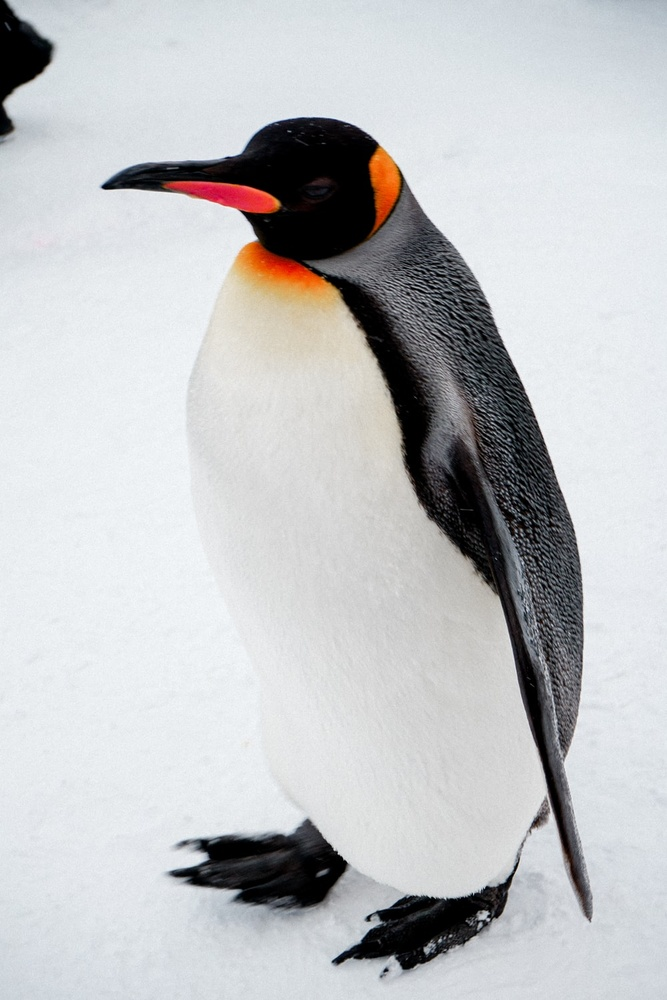
#> input picture open_cv/penguin.jpeg, 667 x 1000 px, shrunk from 1000 x 1500 before the run
$ python ROI.py
#> lines starting #> are read from the running program, lines starting #| are printed output that depends on the picture; after the words box and inside, x2 and y2 are one past the last pixel; in counts of white or black regions, pixels touching at a corner belong together
import cv2
import numpy as np

img = cv2.imread('penguin.jpeg',cv2.IMREAD_COLOR)
#> img is the input picture: shape (1000, 667, 3); mean B, G, R 197.4, 195.5, 194.1
img[55,55] = [255,255,255]
#> img: shape (1000, 667, 3); under 0.01% of pixels changed, all inside (x1, y1, x2, y2) = (55, 55, 56, 56)
px = img[55,55]
#> px = [255, 255, 255]
print(px)
#| [255 255 255]
img[100:150,100:150] = [255,255,255]
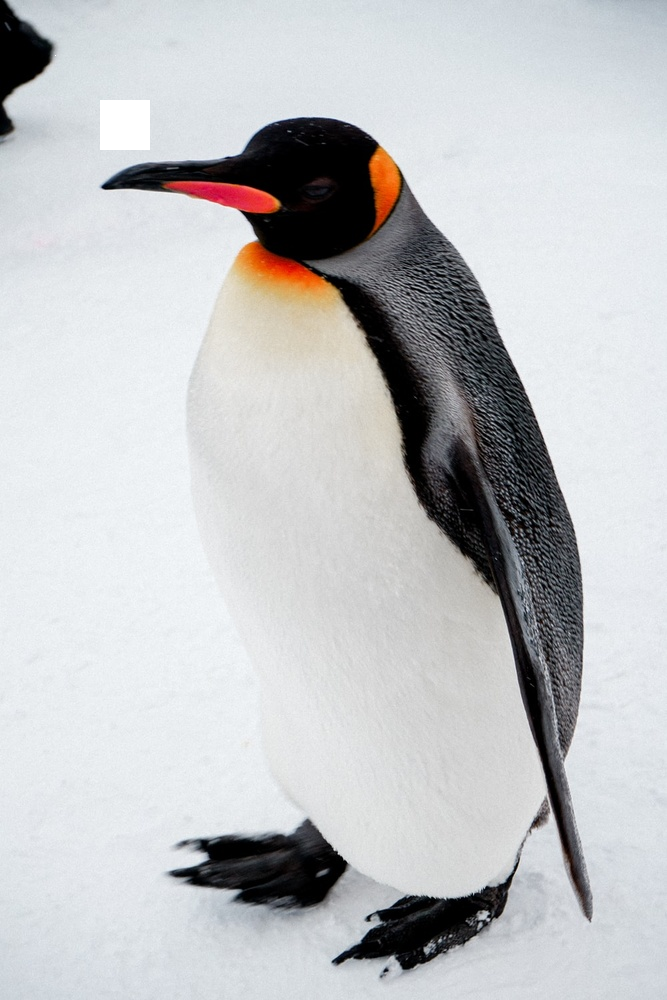
#> img: shape (1000, 667, 3); mean B, G, R 197.5, 195.6, 194.2
print(img.shape)
#| (1000, 667, 3)
print(img.size)
#| 2001000
print(img.dtype)
#| uint8
#img.size = 45000
cv2.imshow('image',img)
pen = img[37:111,107:194]
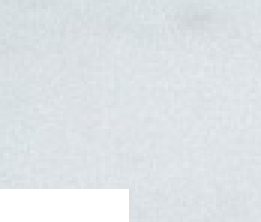
#> pen: shape (74, 87, 3) (shown 3 times larger); mean B, G, R 231.6, 228, 222.9
img[0:74,0:87] =pen
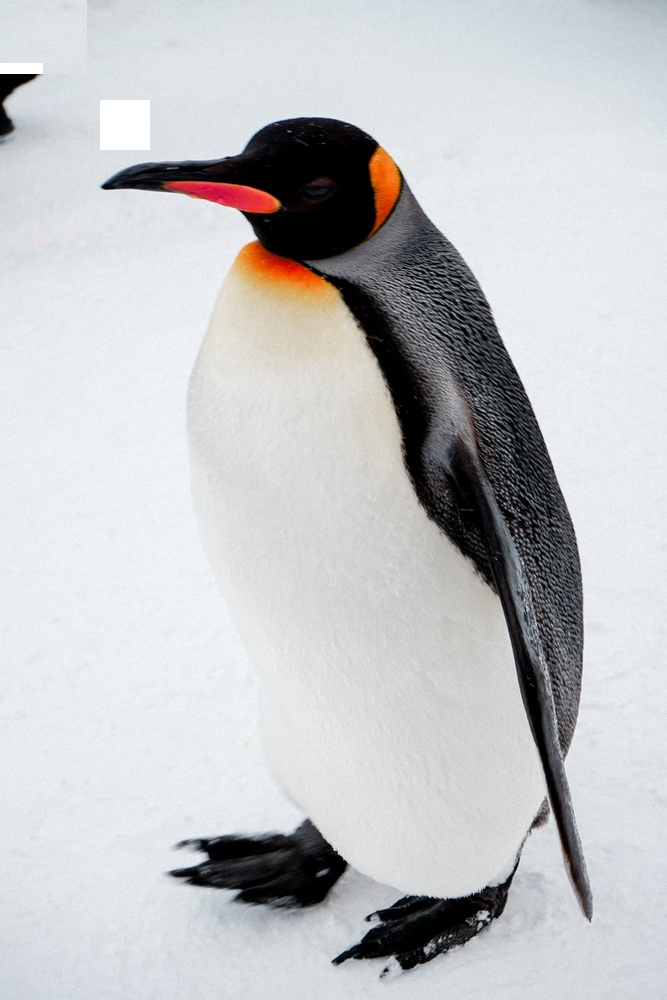
#> img: shape (1000, 667, 3); 0.97% of pixels changed, all inside (x1, y1, x2, y2) = (0, 0, 87, 74)

cv2.imshow('image',img)
cv2.waitKey(0)
cv2.destroyAllWindows()
